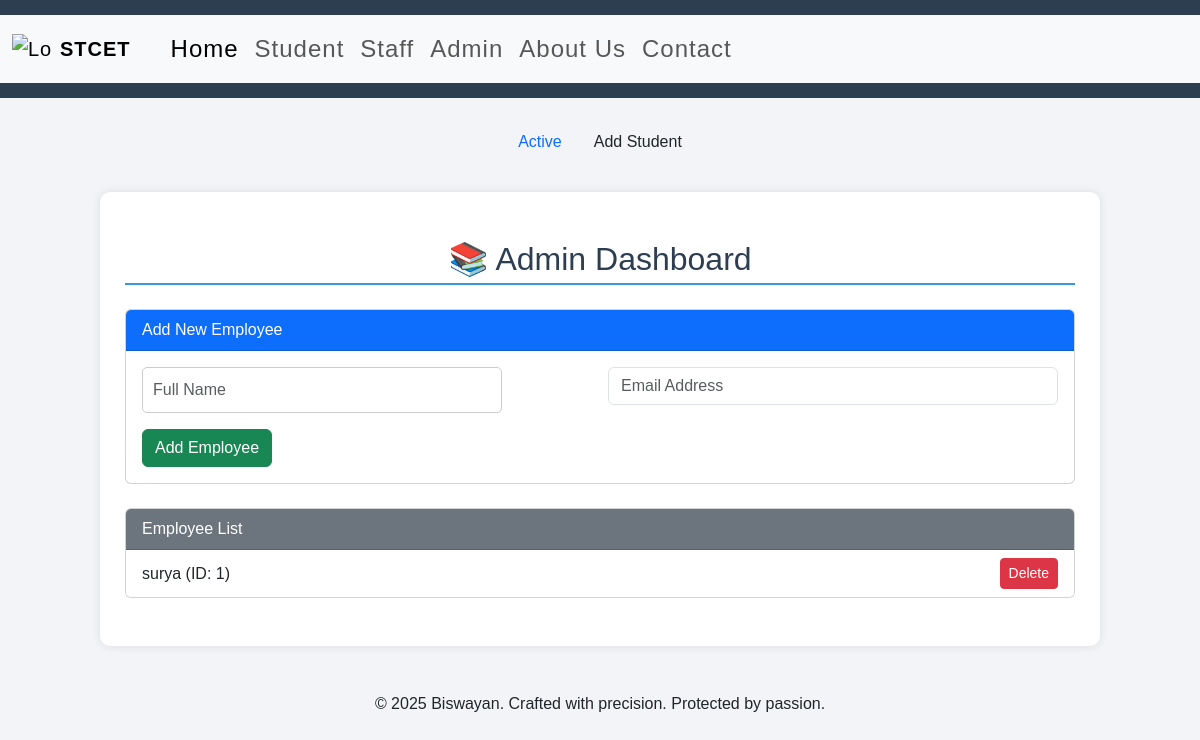
/admin, run on an earlier commit of the app's database.
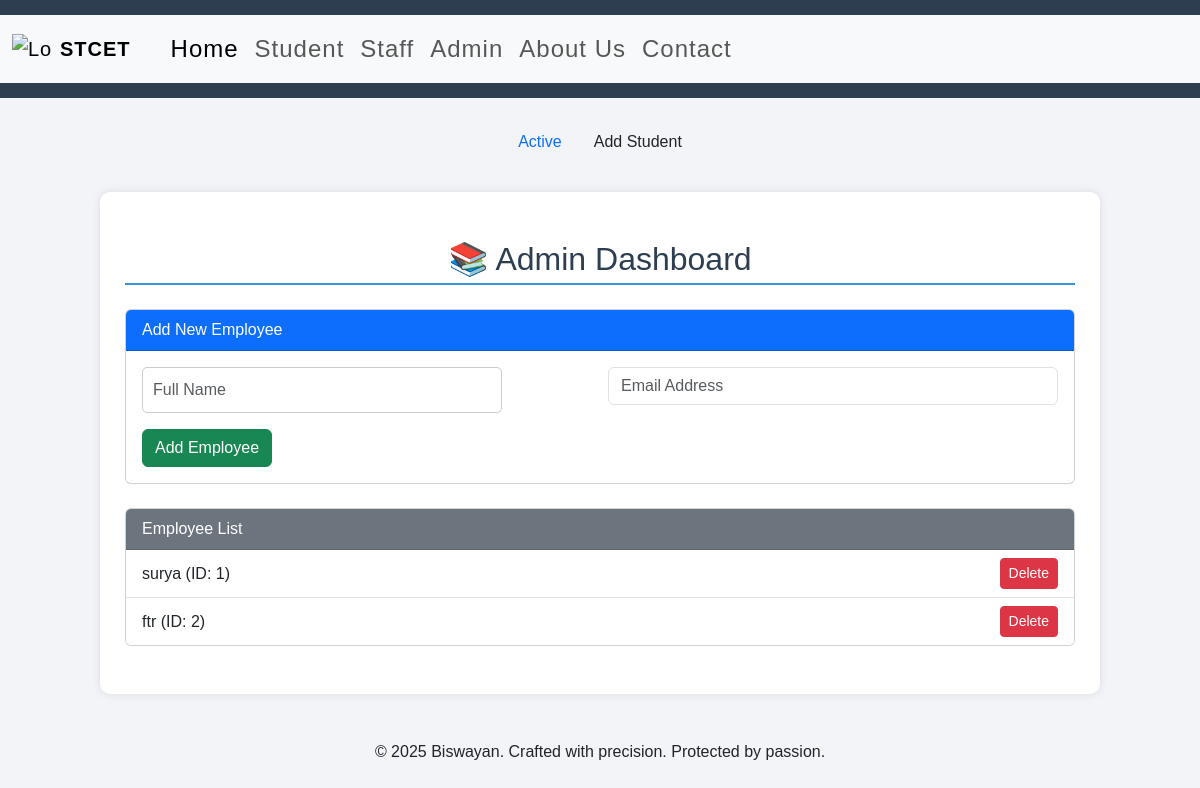
And on a later commit of the database.
### app.py (models this page shows)
class Staff(db.Model):# staff add
    id = db.Column(db.Integer,primary_key=True)
    name = db.Column(db.String(50))
    mail = db.Column(db.String(50))

### app.py (the view, shortened to what this page needs)
@app.route("/admin",methods=["GET","POST"])
def admin():
    return render_template("admin.html",emp = Staff.query.all())

### templates/admin.html (shortened to what this page needs)
{% extends "base.html" %}
{% block b %}
<br>
<ul class="nav justify-content-center">
  <li class="nav-item">
    <a class="nav-link active" aria-current="page" href="#">Active</a>
  </li>
  <li class="nav-item">
    <a class="nav-link text-dark" href="/admin/+student">Add Student</a>
  </li>
</ul>
<div class="container py-5">
    <h2 class="mb-4 text-center">📚 Admin Dashboard</h2>
    <div class="card mb-4">
      <div class="card-header bg-primary text-white">Add New Employee</div>
      <div class="card-body">
        <form action="/admin" id="addEmployeeForm" method="post">
          <div class="row g-3">
            <div class="col-md-6">
              <input type="text" class="form-control" name="name" placeholder="Full Name" required>
            </div>
            <div class="col-md-6">
              <input type="email" class="form-control" name="mail" placeholder="Email Address" required>
            </div>
          </div>
          <button type="submit" class="btn btn-success mt-3">Add Employee</button>
        </form>
      </div>
    </div>
    <div class="card">
      <div class="card-header bg-secondary text-white">Employee List</div>
      <ul class="list-group list-group-flush">
        {% for e in emp %}
        <li class="list-group-item d-flex justify-content-between align-items-center">
          {{e.name}} (ID: {{e.id}})
          <a href="/edel/{{e.id}}" type="button" class="btn btn-sm btn-danger">Delete</a>
        </li>
        {% endfor %}
      </ul>
    </div>
  </div>
{% endblock b %}

### templates/base.html (shortened to what this page needs)
<!DOCTYPE html>
<html lang="en">
<head>
    <link href="https://cdn.jsdelivr.net/npm/bootstrap@5.3.7/dist/css/bootstrap.min.css" rel="stylesheet">
    <link rel="stylesheet" href="{{ url_for('static', filename='style.css') }}">
</head>
<header>
<nav class="navbar navbar-expand-lg bg-body-tertiary">
  <div class="container-fluid">
    <a class="navbar-brand d-flex align-items-center" href="https://stcet.ac.in/">
      <img src="https://stcet.b-cdn.net/wp-content/uploads/2025/06/STCET-Logo-with-Trade-Mark-mini.webp" alt="Logo" width="40" height="30" class="me-2">
      <strong>STCET</strong>
    </a>
    <div class="collapse navbar-collapse" id="mainNavbar">
      <div class="navbar-nav ms-3">
        <a class="nav-link active" aria-current="page" href="/">Home</a>
        <a class="nav-link" href="/student">Student</a>
        <a class="nav-link" href="/staff">Staff</a>
        <a class="nav-link" href="/admin">Admin</a>
        <a class="nav-link" href="/abtus">About Us</a>
        <a class="nav-link" href="/cnt">Contact</a>
      </div>
    </div>
  </div>
</nav>
</header>
<body>
    {% block  b %}
    {% endblock b %}
</body>
<footer class="text-center py-3">
  &copy; 2025 Biswayan. Crafted with precision. Protected by passion.
</footer>
</html>

### static/style.css (style rules this page uses)
body { font-family: 'Poppins', sans-serif; background: #f2f4f7; margin: 0; padding: 0; }
header { background: #2c3e50; color: #fff; padding: 15px 0; text-align: center; font-size: 24px; letter-spacing: 1px; }
.container { width: 90%; max-width: 1000px; margin: 30px auto; background: #fff; padding: 25px; border-radius: 10px; box-shadow: 0 0 10px rgba(0,0,0,0.1); }
h2 { color: #2c3e50; margin-bottom: 10px; border-bottom: 2px solid #3498db; padding-bottom: 5px; }
input[type="text"] { width: 80%; padding: 10px; border: 1px solid #ccc; border-radius: 5px; font-size: 16px; }
button { padding: 10px 15px; background: #3498db; color: white; border: none; border-radius: 5px; cursor: pointer; font-size: 16px; }

What changed in the data, as far as the page shows it:
added Staff: name "ftr", id "2"
